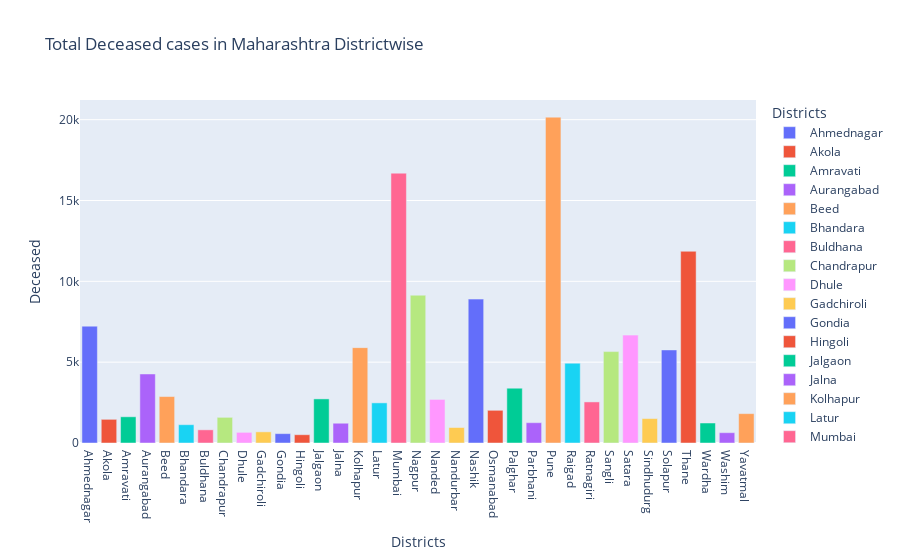

Write notebook code for a chart like this one.
### Markdown cell above
**Total Deceased cases in Maharashtra Districtwise**

### Code cell
fig=px.bar(dataframe,x="Districts",y="Deceased",title="Total Deceased cases in Maharashtra Districtwise",color='Districts')
fig.show()

### Figure 1 — Plotly figure (JSON) as saved in the notebook; plotly's stock layout.template omitted (floating-point values rounded to 4 significant figures)
{"data": [{"alignmentgroup": "True", "hovertemplate": "Districts=%{x}<br>Deceased=%{y}<extra></extra>", "legendgroup": "Ahmednagar", "marker": {"color": "#636efa", "pattern": {"shape": ""}}, "name": "Ahmednagar", "offsetgroup": "Ahmednagar", "orientation": "v", "showlegend": true, "textposition": "auto", "type": "bar", "x": ["Ahmednagar"], "xaxis": "x", "y": [7228], "yaxis": "y"}, {"alignmentgroup": "True", "hovertemplate": "Districts=%{x}<br>Deceased=%{y}<extra></extra>", "legendgroup": "Akola", "marker": {"color": "#EF553B", "pattern": {"shape": ""}}, "name": "Akola", "offsetgroup": "Akola", "orientation": "v", "showlegend": true, "textposition": "auto", "type": "bar", "x": ["Akola"], "xaxis": "x", "y": [1464], "yaxis": "y"}, {"alignmentgroup": "True", "hovertemplate": "Districts=%{x}<br>Deceased=%{y}<extra></extra>", "legendgroup": "Amravati", "marker": {"color": "#00cc96", "pattern": {"shape": ""}}, "name": "Amravati", "offsetgroup": "Amravati", "orientation": "v", "showlegend": true, "textposition": "auto", "type": "bar", "x": ["Amravati"], "xaxis": "x", "y": [1622], "yaxis": "y"}, {"alignmentgroup": "True", "hovertemplate": "Districts=%{x}<br>Deceased=%{y}<extra></extra>", "legendgroup": "Aurangabad", "marker": {"color": "#ab63fa", "pattern": {"shape": ""}}, "name": "Aurangabad", "offsetgroup": "Aurangabad", "orientation": "v", "showlegend": true, "textposition": "auto", "type": "bar", "x": ["Aurangabad"], "xaxis": "x", "y": [4270], "yaxis": "y"}, {"alignmentgroup": "True", "hovertemplate": "Districts=%{x}<br>Deceased=%{y}<extra></extra>", "legendgroup": "Beed", "marker": {"color": "#FFA15A", "pattern": {"shape": ""}}, "name": "Beed", "offsetgroup": "Beed", "orientation": "v", "showlegend": true, "textposition": "auto", "type": "bar", "x": ["Beed"], "xaxis": "x", "y": [2874], "yaxis": "y"}, {"alignmentgroup": "True", "hovertemplate": "Districts=%{x}<br>Deceased=%{y}<extra></extra>", "legendgroup": "Bhandara", "marker": {"color": "#19d3f3", "pattern": {"shape": ""}}, "name": "Bhandara", "offsetgroup": "Bhandara", "orientation": "v", "showlegend": true, "textposition": "auto", "type": "bar", "x": ["Bhandara"], "xaxis": "x", "y": [1132], "yaxis": "y"}, {"alignmentgroup": "True", "hovertemplate": "Districts=%{x}<br>Deceased=%{y}<extra></extra>", "legendgroup": "Buldhana", "marker": {"color": "#FF6692", "pattern": {"shape": ""}}, "name": "Buldhana", "offsetgroup": "Buldhana", "orientation": "v", "showlegend": true, "textposition": "auto", "type": "bar", "x": ["Buldhana"], "xaxis": "x", "y": [815], "yaxis": "y"}, {"alignmentgroup": "True", "hovertemplate": "Districts=%{x}<br>Deceased=%{y}<extra></extra>", "legendgroup": "Chandrapur", "marker": {"color": "#B6E880", "pattern": {"shape": ""}}, "name": "Chandrapur", "offsetgroup": "Chandrapur", "orientation": "v", "showlegend": true, "textposition": "auto", "type": "bar", "x": ["Chandrapur"], "xaxis": "x", "y": [1587], "yaxis": "y"}, {"alignmentgroup": "True", "hovertemplate": "Districts=%{x}<br>Deceased=%{y}<extra></extra>", "legendgroup": "Dhule", "marker": {"color": "#FF97FF", "pattern": {"shape": ""}}, "name": "Dhule", "offsetgroup": "Dhule", "orientation": "v", "showlegend": true, "textposition": "auto", "type": "bar", "x": ["Dhule"], "xaxis": "x", "y": [659], "yaxis": "y"}, {"alignmentgroup": "True", "hovertemplate": "Districts=%{x}<br>Deceased=%{y}<extra></extra>", "legendgroup": "Gadchiroli", "marker": {"color": "#FECB52", "pattern": {"shape": ""}}, "name": "Gadchiroli", "offsetgroup": "Gadchiroli", "orientation": "v", "showlegend": true, "textposition": "auto", "type": "bar", "x": ["Gadchiroli"], "xaxis": "x", "y": [691], "yaxis": "y"}, {"alignmentgroup": "True", "hovertemplate": "Districts=%{x}<br>Deceased=%{y}<extra></extra>", "legendgroup": "Gondia", "marker": {"color": "#636efa", "pattern": {"shape": ""}}, "name": "Gondia", "offsetgroup": "Gondia", "orientation": "v", "showlegend": true, "textposition": "auto", "type": "bar", "x": ["Gondia"], "xaxis": "x", "y": [579], "yaxis": "y"}, {"alignmentgroup": "True", "hovertemplate": "Districts=%{x}<br>Deceased=%{y}<extra></extra>", "legendgroup": "Hingoli", "marker": {"color": "#EF553B", "pattern": {"shape": ""}}, "name": "Hingoli", "offsetgroup": "Hingoli", "orientation": "v", "showlegend": true, "textposition": "auto", "type": "bar", "x": ["Hingoli"], "xaxis": "x", "y": [513], "yaxis": "y"}, {"alignmentgroup": "True", "hovertemplate": "Districts=%{x}<br>Deceased=%{y}<extra></extra>", "legendgroup": "Jalgaon", "marker": {"color": "#00cc96", "pattern": {"shape": ""}}, "name": "Jalgaon", "offsetgroup": "Jalgaon", "orientation": "v", "showlegend": true, "textposition": "auto", "type": "bar", "x": ["Jalgaon"], "xaxis": "x", "y": [2728], "yaxis": "y"}, {"alignmentgroup": "True", "hovertemplate": "Districts=%{x}<br>Deceased=%{y}<extra></extra>", "legendgroup": "Jalna", "marker": {"color": "#ab63fa", "pattern": {"shape": ""}}, "name": "Jalna", "offsetgroup": "Jalna", "orientation": "v", "showlegend": true, "textposition": "auto", "type": "bar", "x": ["Jalna"], "xaxis": "x", "y": [1223], "yaxis": "y"}, {"alignmentgroup": "True", "hovertemplate": "Districts=%{x}<br>Deceased=%{y}<extra></extra>", "legendgroup": "Kolhapur", "marker": {"color": "#FFA15A", "pattern": {"shape": ""}}, "name": "Kolhapur", "offsetgroup": "Kolhapur", "orientation": "v", "showlegend": true, "textposition": "auto", "type": "bar", "x": ["Kolhapur"], "xaxis": "x", "y": [5899], "yaxis": "y"}, {"alignmentgroup": "True", "hovertemplate": "Districts=%{x}<br>Deceased=%{y}<extra></extra>", "legendgroup": "Latur", "marker": {"color": "#19d3f3", "pattern": {"shape": ""}}, "name": "Latur", "offsetgroup": "Latur", "orientation": "v", "showlegend": true, "textposition": "auto", "type": "bar", "x": ["Latur"], "xaxis": "x", "y": [2483], "yaxis": "y"}, {"alignmentgroup": "True", "hovertemplate": "Districts=%{x}<br>Deceased=%{y}<extra></extra>", "legendgroup": "Mumbai", "marker": {"color": "#FF6692", "pattern": {"shape": ""}}, "name": "Mumbai", "offsetgroup": "Mumbai", "orientation": "v", "showlegend": true, "textposition": "auto", "type": "bar", "x": ["Mumbai"], "xaxis": "x", "y": [16691], "yaxis": "y"}, {"alignmentgroup": "True", "hovertemplate": "Districts=%{x}<br>Deceased=%{y}<extra></extra>", "legendgroup": "Nagpur", "marker": {"color": "#B6E880", "pattern": {"shape": ""}}, "name": "Nagpur", "offsetgroup": "Nagpur", "orientation": "v", "showlegend": true, "textposition": "auto", "type": "bar", "x": ["Nagpur"], "xaxis": "x", "y": [9143], "yaxis": "y"}, {"alignmentgroup": "True", "hovertemplate": "Districts=%{x}<br>Deceased=%{y}<extra></extra>", "legendgroup": "Nanded", "marker": {"color": "#FF97FF", "pattern": {"shape": ""}}, "name": "Nanded", "offsetgroup": "Nanded", "orientation": "v", "showlegend": true, "textposition": "auto", "type": "bar", "x": ["Nanded"], "xaxis": "x", "y": [2695], "yaxis": "y"}, {"alignmentgroup": "True", "hovertemplate": "Districts=%{x}<br>Deceased=%{y}<extra></extra>", "legendgroup": "Nandurbar", "marker": {"color": "#FECB52", "pattern": {"shape": ""}}, "name": "Nandurbar", "offsetgroup": "Nandurbar", "orientation": "v", "showlegend": true, "textposition": "auto", "type": "bar", "x": ["Nandurbar"], "xaxis": "x", "y": [959], "yaxis": "y"}, {"alignmentgroup": "True", "hovertemplate": "Districts=%{x}<br>Deceased=%{y}<extra></extra>", "legendgroup": "Nashik", "marker": {"color": "#636efa", "pattern": {"shape": ""}}, "name": "Nashik", "offsetgroup": "Nashik", "orientation": "v", "showlegend": true, "textposition": "auto", "type": "bar", "x": ["Nashik"], "xaxis": "x", "y": [8901], "yaxis": "y"}, {"alignmentgroup": "True", "hovertemplate": "Districts=%{x}<br>Deceased=%{y}<extra></extra>", "legendgroup": "Osmanabad", "marker": {"color": "#EF553B", "pattern": {"shape": ""}}, "name": "Osmanabad", "offsetgroup": "Osmanabad", "orientation": "v", "showlegend": true, "textposition": "auto", "type": "bar", "x": ["Osmanabad"], "xaxis": "x", "y": [2023], "yaxis": "y"}, {"alignmentgroup": "True", "hovertemplate": "Districts=%{x}<br>Deceased=%{y}<extra></extra>", "legendgroup": "Palghar", "marker": {"color": "#00cc96", "pattern": {"shape": ""}}, "name": "Palghar", "offsetgroup": "Palghar", "orientation": "v", "showlegend": true, "textposition": "auto", "type": "bar", "x": ["Palghar"], "xaxis": "x", "y": [3392], "yaxis": "y"}, {"alignmentgroup": "True", "hovertemplate": "Districts=%{x}<br>Deceased=%{y}<extra></extra>", "legendgroup": "Parbhani", "marker": {"color": "#ab63fa", "pattern": {"shape": ""}}, "name": "Parbhani", "offsetgroup": "Parbhani", "orientation": "v", "showlegend": true, "textposition": "auto", "type": "bar", "x": ["Parbhani"], "xaxis": "x", "y": [1256], "yaxis": "y"}, {"alignmentgroup": "True", "hovertemplate": "Districts=%{x}<br>Deceased=%{y}<extra></extra>", "legendgroup": "Pune", "marker": {"color": "#FFA15A", "pattern": {"shape": ""}}, "name": "Pune", "offsetgroup": "Pune", "orientation": "v", "showlegend": true, "textposition": "auto", "type": "bar", "x": ["Pune"], "xaxis": "x", "y": [20156], "yaxis": "y"}, {"alignmentgroup": "True", "hovertemplate": "Districts=%{x}<br>Deceased=%{y}<extra></extra>", "legendgroup": "Raigad", "marker": {"color": "#19d3f3", "pattern": {"shape": ""}}, "name": "Raigad", "offsetgroup": "Raigad", "orientation": "v", "showlegend": true, "textposition": "auto", "type": "bar", "x": ["Raigad"], "xaxis": "x", "y": [4936], "yaxis": "y"}, {"alignmentgroup": "True", "hovertemplate": "Districts=%{x}<br>Deceased=%{y}<extra></extra>", "legendgroup": "Ratnagiri", "marker": {"color": "#FF6692", "pattern": {"shape": ""}}, "name": "Ratnagiri", "offsetgroup": "Ratnagiri", "orientation": "v", "showlegend": true, "textposition": "auto", "type": "bar", "x": ["Ratnagiri"], "xaxis": "x", "y": [2541], "yaxis": "y"}, {"alignmentgroup": "True", "hovertemplate": "Districts=%{x}<br>Deceased=%{y}<extra></extra>", "legendgroup": "Sangli", "marker": {"color": "#B6E880", "pattern": {"shape": ""}}, "name": "Sangli", "offsetgroup": "Sangli", "orientation": "v", "showlegend": true, "textposition": "auto", "type": "bar", "x": ["Sangli"], "xaxis": "x", "y": [5655], "yaxis": "y"}, {"alignmentgroup": "True", "hovertemplate": "Districts=%{x}<br>Deceased=%{y}<extra></extra>", "legendgroup": "Satara", "marker": {"color": "#FF97FF", "pattern": {"shape": ""}}, "name": "Satara", "offsetgroup": "Satara", "orientation": "v", "showlegend": true, "textposition": "auto", "type": "bar", "x": ["Satara"], "xaxis": "x", "y": [6674], "yaxis": "y"}, {"alignmentgroup": "True", "hovertemplate": "Districts=%{x}<br>Deceased=%{y}<extra></extra>", "legendgroup": "Sindhudurg", "marker": {"color": "#FECB52", "pattern": {"shape": ""}}, "name": "Sindhudurg", "offsetgroup": "Sindhudurg", "orientation": "v", "showlegend": true, "textposition": "auto", "type": "bar", "x": ["Sindhudurg"], "xaxis": "x", "y": [1511], "yaxis": "y"}, {"alignmentgroup": "True", "hovertemplate": "Districts=%{x}<br>Deceased=%{y}<extra></extra>", "legendgroup": "Solapur", "marker": {"color": "#636efa", "pattern": {"shape": ""}}, "name": "Solapur", "offsetgroup": "Solapur", "orientation": "v", "showlegend": true, "textposition": "auto", "type": "bar", "x": ["Solapur"], "xaxis": "x", "y": [5757], "yaxis": "y"}, {"alignmentgroup": "True", "hovertemplate": "Districts=%{x}<br>Deceased=%{y}<extra></extra>", "legendgroup": "Thane", "marker": {"color": "#EF553B", "pattern": {"shape": ""}}, "name": "Thane", "offsetgroup": "Thane", "orientation": "v", "showlegend": true, "textposition": "auto", "type": "bar", "x": ["Thane"], "xaxis": "x", "y": [11859], "yaxis": "y"}, {"alignmentgroup": "True", "hovertemplate": "Districts=%{x}<br>Deceased=%{y}<extra></extra>", "legendgroup": "Wardha", "marker": {"color": "#00cc96", "pattern": {"shape": ""}}, "name": "Wardha", "offsetgroup": "Wardha", "orientation": "v", "showlegend": true, "textposition": "auto", "type": "bar", "x": ["Wardha"], "xaxis": "x", "y": [1237], "yaxis": "y"}, {"alignmentgroup": "True", "hovertemplate": "Districts=%{x}<br>Deceased=%{y}<extra></extra>", "legendgroup": "Washim", "marker": {"color": "#ab63fa", "pattern": {"shape": ""}}, "name": "Washim", "offsetgroup": "Washim", "orientation": "v", "showlegend": true, "textposition": "auto", "type": "bar", "x": ["Washim"], "xaxis": "x", "y": [638], "yaxis": "y"}, {"alignmentgroup": "True", "hovertemplate": "Districts=%{x}<br>Deceased=%{y}<extra></extra>", "legendgroup": "Yavatmal", "marker": {"color": "#FFA15A", "pattern": {"shape": ""}}, "name": "Yavatmal", "offsetgroup": "Yavatmal", "orientation": "v", "showlegend": true, "textposition": "auto", "type": "bar", "x": ["Yavatmal"], "xaxis": "x", "y": [1816], "yaxis": "y"}], "layout": {"barmode": "relative", "legend": {"title": {"text": "Districts"}, "tracegroupgap": 0}, "title": {"text": "Total Deceased cases in Maharashtra Districtwise"}, "xaxis": {"anchor": "y", "categoryarray": ["Ahmednagar", "Akola", "Amravati", "Aurangabad", "Beed", "Bhandara", "Buldhana", "Chandrapur", "Dhule", "Gadchiroli", "Gondia", "Hingoli", "Jalgaon", "Jalna", "Kolhapur", "Latur", "Mumbai", "Nagpur", "Nanded", "Nandurbar", "Nashik", "Osmanabad", "Palghar", "Parbhani", "Pune", "Raigad", "Ratnagiri", "Sangli", "Satara", "Sindhudurg", "Solapur", "Thane", "Wardha", "Washim", "Yavatmal"], "categoryorder": "array", "domain": [0, 1], "title": {"text": "Districts"}}, "yaxis": {"anchor": "x", "domain": [0, 1], "title": {"text": "Deceased"}}}}
